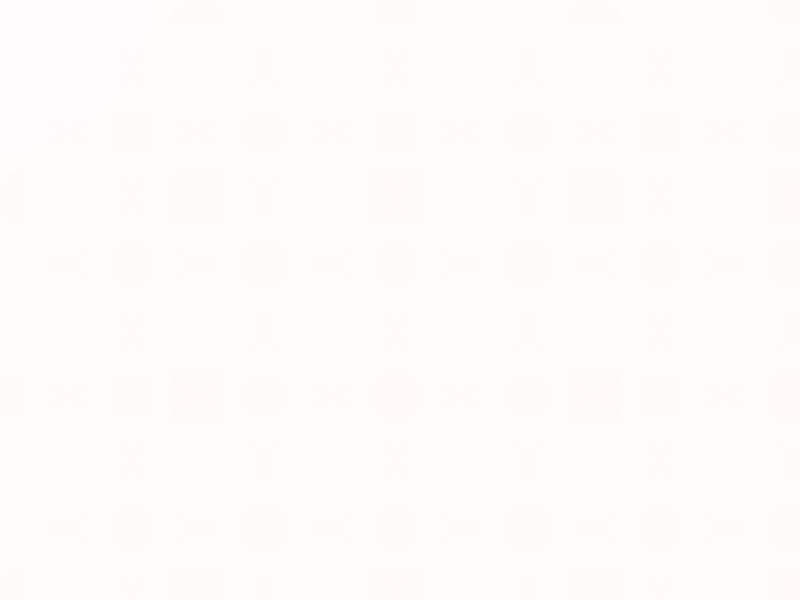
Frame 1 (no input)
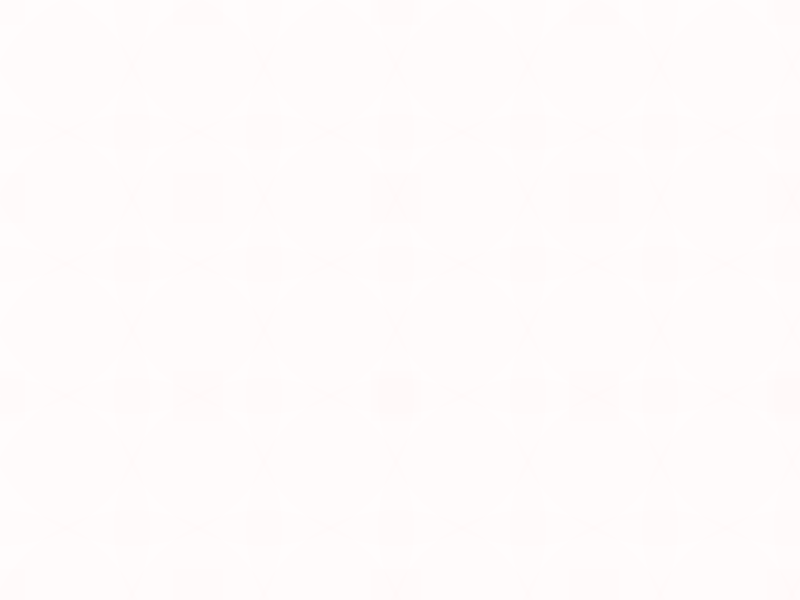
Frame 60 (the mouse pressed at the canvas centre just before this capture)
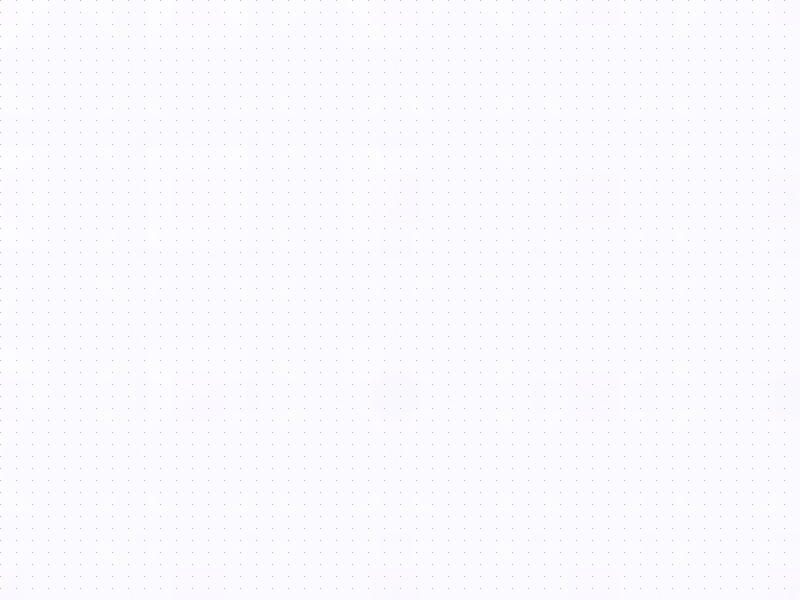
Frame 120 (the mouse held since frame 60 and released just before this capture)

The Processing sketch that drew these frames (run headless with seeded random() and noise(); from frame 60 on, the mouse is pressed at the canvas centre):

// Processing sketch: s05t00CataJuez
// ── s05t00CataJuez.pde
// Expresión Digital II - Diseño Digital - UDD - 2016
// Catalina Juez
// s05t00CataJuez
/*
Esta composición consta de múltiples objetos con opacidad que ese dibujan 
 constantemente, al apretar el botón “a” aparecerá un círculo blanco lo 
 suficientemente grande como para tapar la pantalla y al volver a apretarlo 
 este desaparecerá, lo que hará que esta composición se vuelva a dibujar. 
 Además al apretar el botón “z” desaparecen todos los círculos de la composición 
 y solo quedarán los cuadrados de esta, y al volver a apretar “z” los círculos 
 volverán a aparecer. Y el último uso del boolean es cuando el mouse pasa la mitad 
 de la pantalla en relación al eje “y”, este cambia sus colores.
 */

//definir variables
int a;
int c = color(132, 87, 232, 1);
int e = color(78, 90, 229, 1);
int f = color(250, 0, 0, 1);
color g, h; 

//definición de boolean
boolean b;
boolean z;
boolean j;
boolean o = true;
int col, fil, stepx, stepy, t;


void setup() {
  //tamaño de la composición y su color de fondo
  size(800, 600);  
  frameRate(10);
  background(255);

  //cuadrado se dibuja desde el centro
  rectMode(CENTER);

  //explico que mis boolean coresponden a "true", 
  //ademas que mi valor g es igual al mi color c, como h es igual a mi color e
  b = true;
  z = true;
  j = true;
  g = c;
  h = e;
}


void draw() { 
  background(255);
  //cantidad de fotogramas por segundo
  // esta función se usa en el void setup frameRate(10);
  for (int x = 0; x <  width; x += width / 12) {
    for (int y = 0; y < height; y += height / 9) {
      noStroke();

      //primer boolean "z", para que parezcan solamente los cuadrados al apretar mi tecla "z"
      if (z == true) {
        fill(g);
        // los colores debrían estár dentro de cada función
        circulodos(x * 3, y * 3, t, t);
        fill(h);
        // los colores debrían estár dentro de cada función
        circulo(x * 2, y * 2, height / 2, height / 2);

        fill(255);
        // los colores debrían estár dentro de cada función
        cuadrado(x * 3, y * 3, t, t); //cuadrado más grande de color blanco

        fill(g);
        // los colores debrían estár dentro de cada función
        cuadradodos(x * 3, y * 3, t, t); 

        cuadradotres(x * 3, y * 3, t, t); //cuadrado más pequeño
      }
      if (z == false) {
        fill(255);
        // los colores debrían estár dentro de cada función
        cuadrado(x * 3, y * 3, t, t); //cuadrado más grande de color blanco

        fill(g);
        // los colores debrían estár dentro de cada función
        cuadradodos(x * 3, y * 3, t, t); 

        cuadradotres(x * 3, y * 3, t, t); //cuadrado más pequeño
      }


      //Segundo boolean, al apretar latecla "a", aparece un círculo blanco que tapa toda la composición
      if (b == true) {
        fn1();
      }
      if (b == false) {
        fn2();
      }


      //En este ultimo boolean, cuando el mouse pasa la mitad del eje "y" de nuestra composición este cambia de color
      if (mouseY < height/2) {
        o = false;
      } else {
        o = true;
      }

      //defino mis valores g y h como son cuando están en "true"
      if (o == true) {
        g = c; //defino que g es igual a c 
        h = e; //defino que h es igual a e
      }

      //
      if (o == false) {
        g = f; // defino que g cambia a f
        h = f; //defino que h cambia a f
      }
    }
  }

  //for de los puntos que aparecen en mi composición 
  for (int x = 0; x <width; x += width/50) {
    for (int y = 0; y <height; y += height/50) {
      strokeWeight(8); 
      stroke (e); 
      p(x, y, 2, x);
    }
  }
}

//void de mis puntos
void p(int posX, int posY, float tam, float sw) { 
  float colorp = map(mouseX, 0, width, 60, 255); // el color del stroke de mis puntos cambia de gris a blanco (de izquierda a derecha)
  float t = map(mouseX, 0, width, 0, 2); //cambia el tamaño de mis puntos de 0 a 2 (de izquierda a derecha)
  strokeWeight(t);
  stroke(colorp);
  point(posX, posY);
}

//void de mi primer círculo
void circulo(int posX, int posY, float t, float sw) {
  ellipse(posX, posY, t, t);
}

//void de mi segundo círculo, el cual no aparece ni se nota siempre, puesto que es tapado muchas veces por el cuadrado blanco
void circulodos(int posX, int posY, float tam, float sw) {
  float t = map(mouseX, 0, width, 2, 100); //El tamaño de este circulovaria de 0 a 200, de izquierda a derecha
  ellipse(posX, posY, t, t);
}

//void de mi segundo cuadrado
void cuadrado(int posX, int posY, float tam, float sw) {
  float t = map(mouseY, 0, width, 2, 263); //el tamaño de este cuadrado varia de abajo hacia arriba (relación al eje y)
  rect(posX, posY, t, t);
}

void cuadradodos(int posX, int posY, float tam, float sw) {
  float t = map(mouseX, 0, width, 50, 200); //el tamaño de este cuadrado varia de eje x, de 50 a 200 (izquierda derecha)
  rect(posX, posY, t, t);
}

void cuadradotres(int posX, int posY, float tam, float sw) {
  //float c = map(mouseX, 0, width, 78, 132); 
  //float d = map(mouseX, 0, width, 229, 232);
  float t = map(mouseX, 0, width, 0, 100); //el tamaño de este rectángulo varia de izquierda derecha ( de 0 a 100)
  //fill(c, 87, d, 30); //cambio del valor de color de izquierda derecha (al final esto no se usa debido a que el uso del boolean "o" hace que esto no sea perceptible)
  fill(c); 
  rect(posX, posY, t, t);
}

void keyPressed() {
  // definición de boolean según el keyPressed
  if (key == 'a') {
    b = !b; // si aprietas "a" tu boolean "true" cambia  "false" (llamado desde el void draw para que la pantalla se ponga blanca)
  }

  if (key == 'z') {
    z = !z; // si aprietas "z" tu boolean "true" cambia  "false"
  }
}

// Void que es llamado por el void draw a través de un if (donde también es llamado el boolean "b" donde se usa la tecla "a")
void fn1() {
  fill(0);
  ellipse(400, 300, 0, 0);
}

void fn2() {
  fill(255);
  ellipse(400, 300, 1000, 1000);
}
